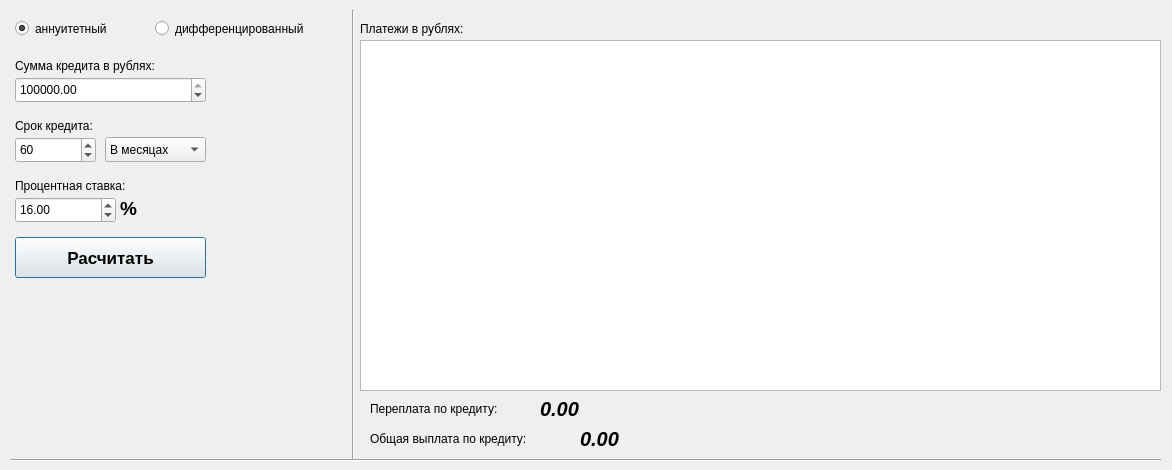
<?xml version="1.0" encoding="UTF-8"?>
<ui version="4.0">
 <class>credit_calc</class>
 <widget class="QDialog" name="credit_calc">
  <property name="geometry">
   <rect>
    <x>0</x>
    <y>0</y>
    <width>1172</width>
    <height>470</height>
   </rect>
  </property>
  <property name="windowTitle">
   <string>Credit_Calc</string>
  </property>
  <property name="layoutDirection">
   <enum>Qt::LeftToRight</enum>
  </property>
  <widget class="QRadioButton" name="radioButton_annuity">
   <property name="geometry">
    <rect>
     <x>15</x>
     <y>17</y>
     <width>112</width>
     <height>23</height>
    </rect>
   </property>
   <property name="text">
    <string>аннуитетный</string>
   </property>
   <property name="checked">
    <bool>true</bool>
   </property>
  </widget>
  <widget class="QRadioButton" name="radioButton_different">
   <property name="geometry">
    <rect>
     <x>155</x>
     <y>17</y>
     <width>191</width>
     <height>23</height>
    </rect>
   </property>
   <property name="text">
    <string>дифференцированный</string>
   </property>
  </widget>
  <widget class="QDoubleSpinBox" name="doubleSpinBox_credit_sum">
   <property name="geometry">
    <rect>
     <x>15</x>
     <y>77</y>
     <width>191</width>
     <height>26</height>
    </rect>
   </property>
   <property name="minimum">
    <double>10.000000000000000</double>
   </property>
   <property name="maximum">
    <double>1000000000000000013287555072.000000000000000</double>
   </property>
   <property name="singleStep">
    <double>10000.000000000000000</double>
   </property>
   <property name="value">
    <double>300000.000000000000000</double>
   </property>
  </widget>
  <widget class="QLabel" name="label_credit_sum">
   <property name="geometry">
    <rect>
     <x>15</x>
     <y>57</y>
     <width>181</width>
     <height>17</height>
    </rect>
   </property>
   <property name="text">
    <string>Сумма кредита в рублях:</string>
   </property>
  </widget>
  <widget class="QSpinBox" name="spinBox_term">
   <property name="geometry">
    <rect>
     <x>15</x>
     <y>137</y>
     <width>81</width>
     <height>26</height>
    </rect>
   </property>
   <property name="minimum">
    <number>1</number>
   </property>
   <property name="value">
    <number>60</number>
   </property>
  </widget>
  <widget class="QLabel" name="label_term">
   <property name="geometry">
    <rect>
     <x>15</x>
     <y>117</y>
     <width>111</width>
     <height>17</height>
    </rect>
   </property>
   <property name="text">
    <string>Срок кредита:</string>
   </property>
  </widget>
  <widget class="QComboBox" name="comboBox_term">
   <property name="geometry">
    <rect>
     <x>105</x>
     <y>137</y>
     <width>101</width>
     <height>25</height>
    </rect>
   </property>
   <item>
    <property name="text">
     <string>В месяцах</string>
    </property>
   </item>
   <item>
    <property name="text">
     <string>В годах</string>
    </property>
   </item>
  </widget>
  <widget class="QLabel" name="label_bid">
   <property name="geometry">
    <rect>
     <x>15</x>
     <y>177</y>
     <width>141</width>
     <height>17</height>
    </rect>
   </property>
   <property name="text">
    <string>Процентная ставка:</string>
   </property>
  </widget>
  <widget class="QDoubleSpinBox" name="doubleSpinBox_bid">
   <property name="geometry">
    <rect>
     <x>15</x>
     <y>197</y>
     <width>101</width>
     <height>26</height>
    </rect>
   </property>
   <property name="decimals">
    <number>2</number>
   </property>
   <property name="minimum">
    <double>0.010000000000000</double>
   </property>
   <property name="maximum">
    <double>10000000000000.000000000000000</double>
   </property>
   <property name="stepType">
    <enum>QAbstractSpinBox::AdaptiveDecimalStepType</enum>
   </property>
   <property name="value">
    <double>16.000000000000000</double>
   </property>
  </widget>
  <widget class="QPushButton" name="pushButton">
   <property name="geometry">
    <rect>
     <x>15</x>
     <y>237</y>
     <width>191</width>
     <height>41</height>
    </rect>
   </property>
   <property name="font">
    <font>
     <pointsize>13</pointsize>
     <bold>true</bold>
    </font>
   </property>
   <property name="text">
    <string>Расчитать</string>
   </property>
  </widget>
  <widget class="QLabel" name="label_overpayment">
   <property name="geometry">
    <rect>
     <x>370</x>
     <y>400</y>
     <width>171</width>
     <height>17</height>
    </rect>
   </property>
   <property name="text">
    <string>Переплата по кредиту:</string>
   </property>
  </widget>
  <widget class="QLabel" name="label_total">
   <property name="geometry">
    <rect>
     <x>370</x>
     <y>430</y>
     <width>211</width>
     <height>17</height>
    </rect>
   </property>
   <property name="text">
    <string>Общая выплата по кредиту:</string>
   </property>
  </widget>
  <widget class="QTableView" name="tableView">
   <property name="geometry">
    <rect>
     <x>360</x>
     <y>40</y>
     <width>801</width>
     <height>351</height>
    </rect>
   </property>
  </widget>
  <widget class="QLabel" name="label_overpayment_result">
   <property name="geometry">
    <rect>
     <x>540</x>
     <y>400</y>
     <width>621</width>
     <height>17</height>
    </rect>
   </property>
   <property name="font">
    <font>
     <pointsize>15</pointsize>
     <italic>true</italic>
     <bold>true</bold>
    </font>
   </property>
   <property name="text">
    <string>0.00</string>
   </property>
  </widget>
  <widget class="QLabel" name="label_total_result">
   <property name="geometry">
    <rect>
     <x>580</x>
     <y>430</y>
     <width>581</width>
     <height>17</height>
    </rect>
   </property>
   <property name="font">
    <font>
     <pointsize>15</pointsize>
     <italic>true</italic>
     <bold>true</bold>
    </font>
   </property>
   <property name="text">
    <string>0.00</string>
   </property>
  </widget>
  <widget class="QLabel" name="label">
   <property name="geometry">
    <rect>
     <x>360</x>
     <y>20</y>
     <width>151</width>
     <height>17</height>
    </rect>
   </property>
   <property name="text">
    <string>Платежи в рублях:</string>
   </property>
  </widget>
  <widget class="Line" name="line">
   <property name="geometry">
    <rect>
     <x>333</x>
     <y>10</y>
     <width>41</width>
     <height>451</height>
    </rect>
   </property>
   <property name="orientation">
    <enum>Qt::Vertical</enum>
   </property>
  </widget>
  <widget class="Line" name="line_2">
   <property name="geometry">
    <rect>
     <x>10</x>
     <y>450</y>
     <width>1151</width>
     <height>21</height>
    </rect>
   </property>
   <property name="orientation">
    <enum>Qt::Horizontal</enum>
   </property>
  </widget>
  <widget class="QLabel" name="label_2">
   <property name="geometry">
    <rect>
     <x>120</x>
     <y>200</y>
     <width>67</width>
     <height>17</height>
    </rect>
   </property>
   <property name="font">
    <font>
     <pointsize>14</pointsize>
     <bold>true</bold>
    </font>
   </property>
   <property name="text">
    <string>%</string>
   </property>
  </widget>
 </widget>
 <resources/>
 <connections/>
</ui>
